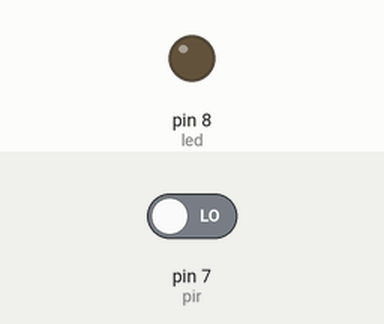
This sketch was run on a simulated Arduino Uno, built with avr-gcc and run on an emulated ATmega328P. Parts: output pins drawn as LEDs (lit = HIGH). The test bench sets the inputs (shaded band); at power-on: pin 7 (pir) LOW.

Above: at 1.8 s.
1.9 s: pin 7 (pir) driven HIGH
At 3.1 s:
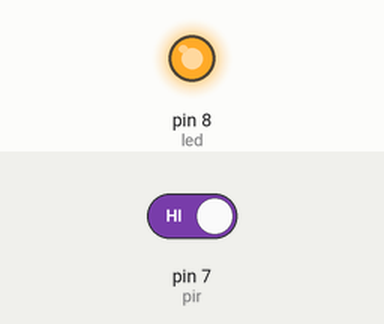
3.5 s: pin 7 (pir) driven LOW
At 4.2 s:
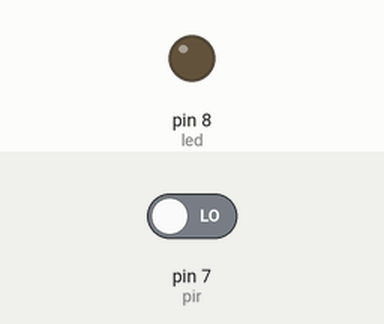
Timing chart, 0 to 6.5 s (numbered marks = the images above; inputs shaded):
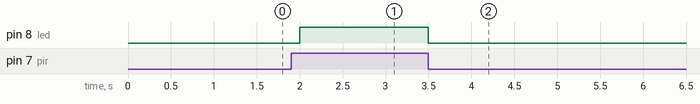

The sketch:

pir.ino
```cpp
int pir=7;
int led=8;
int state;
void setup() {
  pinMode(pir,INPUT);
  pinMode(led,OUTPUT);

}

void loop() {
 state=digitalRead(pir);
 digitalWrite(led,state);
 delay(500);

}
```

Measured:
- after the input at 1.9 s, pin 8 (led): LOW → HIGH after 0.10 s
- after the input at 3.5 s, pin 8 (led): HIGH → LOW at once
